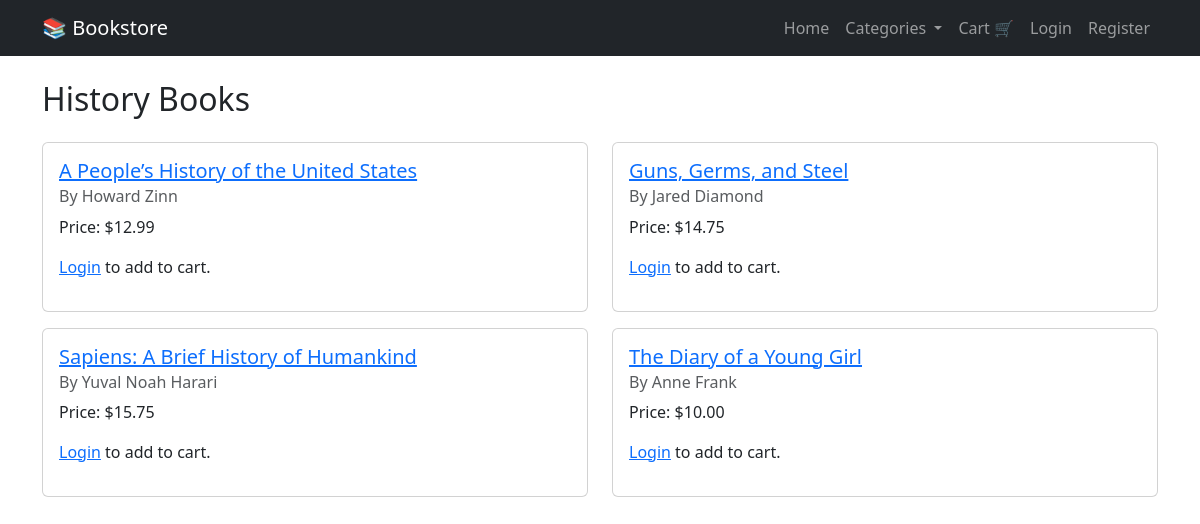
The app's page /category/History with its own data.
### app/models.py (models this page shows, shortened)
class Book(db.Model):
    id = db.Column(db.Integer, primary_key=True)
    title = db.Column(db.String(100), nullable=False)
    author = db.Column(db.String(100))
    genre = db.Column(db.String(50))
    price = db.Column(db.Float)
    cart_items = db.relationship('CartItem', backref='book', lazy=True)
    order_items = db.relationship('OrderItem', backref='book', lazy=True)
    reviews = db.relationship('Review', backref='book', lazy=True)

### app/routes.py (the view)
@main.route('/category/<genre>')
def category(genre):
    books = Book.query.filter(func.lower(Book.genre) == genre.lower()).all()
    return render_template('category.html', books=books, genre=genre)

### app/templates/category.html (shortened to what this page needs)
{% extends "base.html" %}
{% block content %}
<h2 class="mb-4">{{ genre|capitalize }} Books</h2>
{% if books %}
  <div class="row">
    {% for book in books %}
    <div class="col-md-6 mb-3">
      <div class="card">
        <div class="card-body">
          <h5 class="card-title">
            <a href="{{ url_for('main.book_detail', book_id=book.id) }}">
              {{ book.title }}
            </a>
          </h5>
          <h6 class="card-subtitle mb-2 text-muted">By {{ book.author }}</h6>
          <p class="card-text">Price: ${{ "%.2f"|format(book.price) }}</p>
          {% if current_user.is_authenticated %}
          <form method="POST" action="{{ url_for('main.add_to_cart', book_id=book.id) }}">
            <input type="number" name="quantity" value="1" min="1" class="form-control mb-2" style="width: 100px;">
            <button type="submit" class="btn btn-primary btn-sm">Add to Cart 🛒</button>
          </form>
          {% else %}
          <p><a href="{{ url_for('main.login') }}">Login</a> to add to cart.</p>
          {% endif %}
        </div>
      </div>
    </div>
    {% endfor %}
  </div>
{% else %}
  <p class="text-muted">No books available in this category yet.</p>
{% endif %}
{% endblock %}

### records on screen
Book: title "A People’s History of the United States", author "Howard Zinn", price "12.99"
Book: title "Guns, Germs, and Steel", author "Jared Diamond", price "14.75"
Book: title "Sapiens: A Brief History of Humankind", author "Yuval Noah Harari", price "15.75"
Book: title "The Diary of a Young Girl", author "Anne Frank", price "10.00"

### other values on screen
{{ genre|capitalize }} "History"
